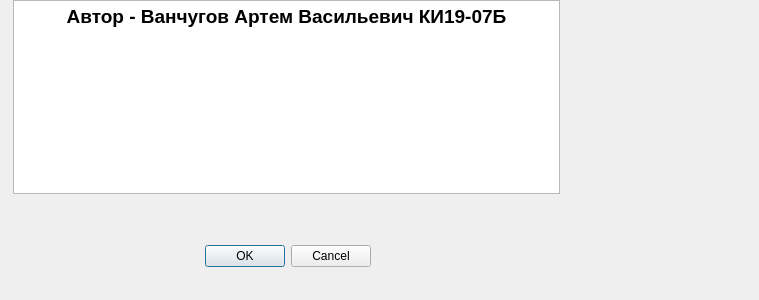
<?xml version="1.0" encoding="UTF-8"?>
<ui version="4.0">
 <class>auth</class>
 <widget class="QDialog" name="auth">
  <property name="geometry">
   <rect>
    <x>0</x>
    <y>0</y>
    <width>759</width>
    <height>300</height>
   </rect>
  </property>
  <property name="windowTitle">
   <string>Информация об авторах</string>
  </property>
  <widget class="QDialogButtonBox" name="buttonBox">
   <property name="geometry">
    <rect>
     <x>30</x>
     <y>240</y>
     <width>341</width>
     <height>32</height>
    </rect>
   </property>
   <property name="orientation">
    <enum>Qt::Horizontal</enum>
   </property>
   <property name="standardButtons">
    <set>QDialogButtonBox::Cancel|QDialogButtonBox::Ok</set>
   </property>
  </widget>
  <widget class="QWidget" name="">
   <property name="geometry">
    <rect>
     <x>0</x>
     <y>0</y>
     <width>560</width>
     <height>194</height>
    </rect>
   </property>
   <layout class="QHBoxLayout" name="horizontalLayout">
    <item>
     <widget class="QLabel" name="label">
      <property name="text">
       <string/>
      </property>
      <property name="pixmap">
       <pixmap resource="resourses.qrc">:/image/Screenshot_1.png</pixmap>
      </property>
     </widget>
    </item>
    <item>
     <widget class="QTextEdit" name="textEdit">
      <property name="html">
       <string>&lt;!DOCTYPE HTML PUBLIC &quot;-//W3C//DTD HTML 4.0//EN&quot; &quot;http://www.w3.org/TR/REC-html40/strict.dtd&quot;&gt;
&lt;html&gt;&lt;head&gt;&lt;meta name=&quot;qrichtext&quot; content=&quot;1&quot; /&gt;&lt;style type=&quot;text/css&quot;&gt;
p, li { white-space: pre-wrap; }
&lt;/style&gt;&lt;/head&gt;&lt;body style=&quot; font-family:'MS Shell Dlg 2'; font-size:8.25pt; font-weight:400; font-style:normal;&quot;&gt;
&lt;p align=&quot;center&quot; style=&quot; margin-top:0px; margin-bottom:0px; margin-left:0px; margin-right:0px; -qt-block-indent:0; text-indent:0px;&quot;&gt;&lt;span style=&quot; font-size:14pt; font-weight:600;&quot;&gt;Автор - Ванчугов Артем Васильевич КИ19-07Б&lt;/span&gt;&lt;/p&gt;&lt;/body&gt;&lt;/html&gt;</string>
      </property>
     </widget>
    </item>
   </layout>
  </widget>
 </widget>
 <resources>
  <include location="resourses.qrc"/>
 </resources>
 <connections>
  <connection>
   <sender>buttonBox</sender>
   <signal>accepted()</signal>
   <receiver>auth</receiver>
   <slot>accept()</slot>
   <hints>
    <hint type="sourcelabel">
     <x>248</x>
     <y>254</y>
    </hint>
    <hint type="destinationlabel">
     <x>157</x>
     <y>274</y>
    </hint>
   </hints>
  </connection>
  <connection>
   <sender>buttonBox</sender>
   <signal>rejected()</signal>
   <receiver>auth</receiver>
   <slot>reject()</slot>
   <hints>
    <hint type="sourcelabel">
     <x>316</x>
     <y>260</y>
    </hint>
    <hint type="destinationlabel">
     <x>286</x>
     <y>274</y>
    </hint>
   </hints>
  </connection>
 </connections>
</ui>
